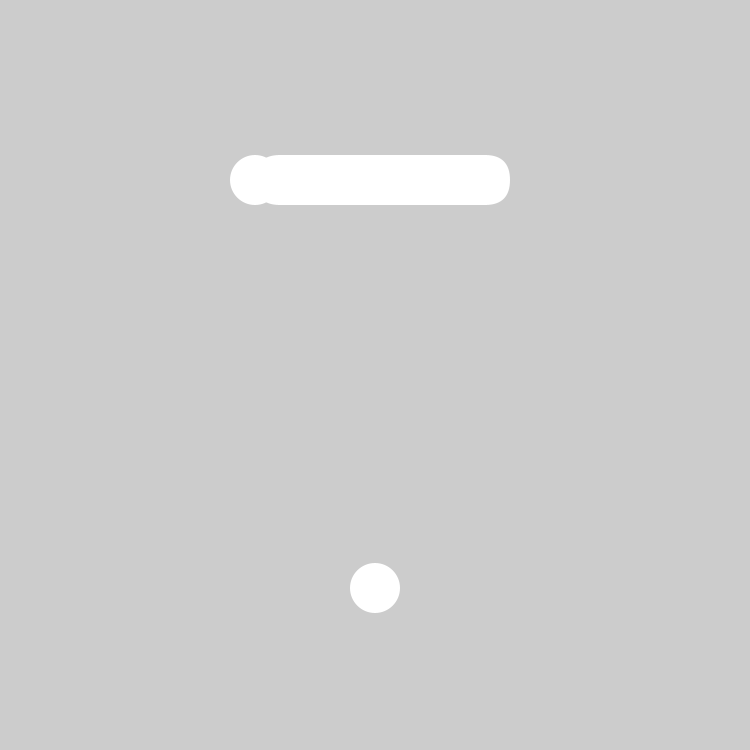
Frame 1 (no input)
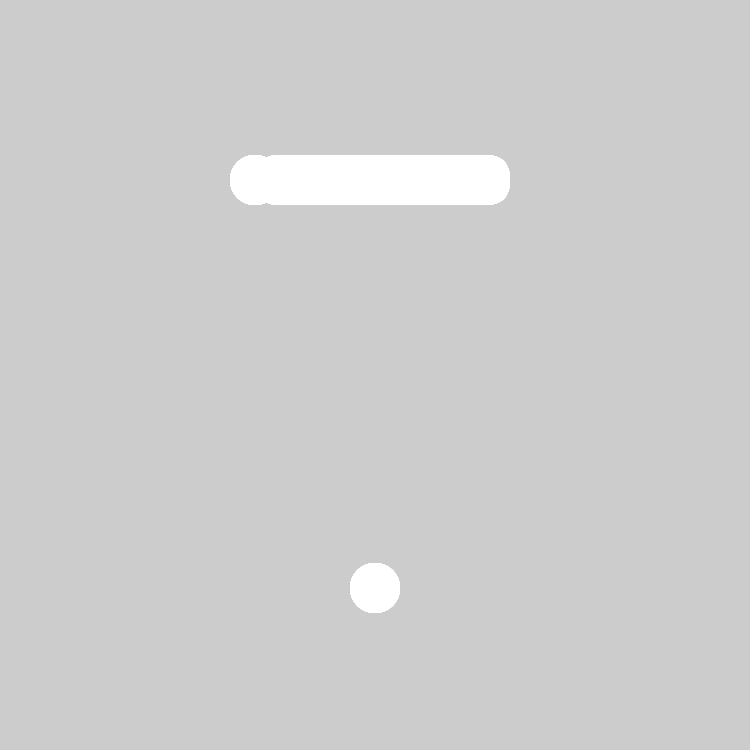
Frame 60 (the mouse pressed at the canvas centre just before this capture)
Frame 120 (the mouse held since frame 60 and released just before this capture): identical to frame 60, image omitted

The Processing sketch that drew these frames (run headless with seeded random() and noise(); from frame 60 on, the mouse is pressed at the canvas centre):

// Processing sketch: sketch_180122a
// ── sketch_180122a.pde
void setup(){
  size(750,750);
 noStroke();
}
void draw(){
  ellipse(375,588,50,50);
  thing(255,155,255);
}

void thing(int x, int y,int z){
  rect(x,y,z,50,50);
  ellipse(x+50,y+25,50,50);
  ellipse(x,y+25,50,50);
}
